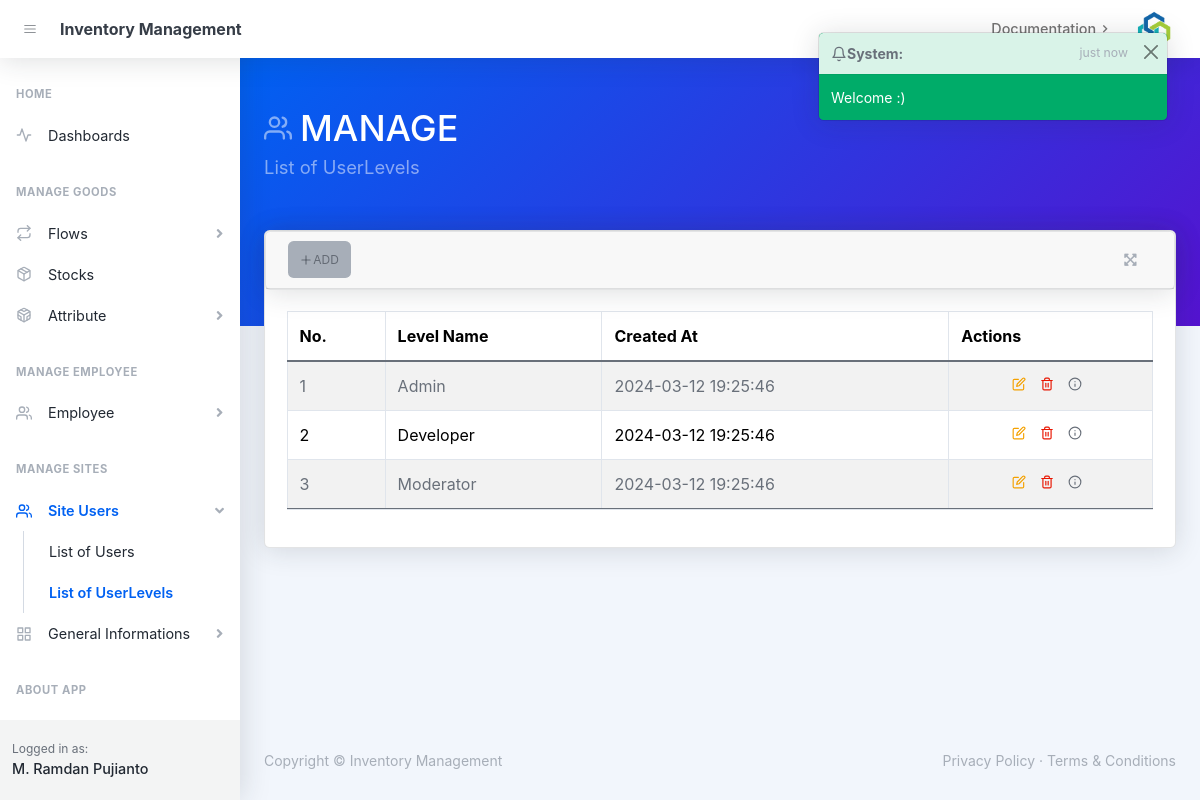
Page /mg_ulev.php (signed in) on the committed database.
### tables this page shows
CREATE TABLE tb_pegawai (
	NIK VARCHAR(5) NOT NULL PRIMARY KEY,
	nama_dpn VARCHAR(38) NOT NULL,
	nama_blk VARCHAR(38) NULL,
	alamat_dom TEXT(255) NULL,
	id_divisi INT(11) NOT NULL,
	created_at TIMESTAMP NOT NULL DEFAULT current_timestamp(),
	updated_at TIMESTAMP NOT NULL DEFAULT current_timestamp() ON UPDATE current_timestamp(),
	FOREIGN KEY (id_divisi) REFERENCES tb_divisi(id_divisi)
);

CREATE TABLE tb_level (
	 
	user_level VARCHAR(18) NOT NULL PRIMARY KEY,
	created_at TIMESTAMP NOT NULL DEFAULT current_timestamp(),
	updated_at TIMESTAMP NOT NULL DEFAULT current_timestamp() ON UPDATE current_timestamp()
);

### layouts/set_title.php (called while the page is built, shortened)
<?php
$app_domain = "https://cobra-crucial-cardinal.ngrok-free.app";
$currentUrl = $_SERVER['REQUEST_URI'];
if (strpos($currentUrl, 'index.php') !== false) {
    $pg_title = "Dashboard";
    $tbTxtref = "Dashboard";
    $tbPgref = "index.php";
} else if (strpos($currentUrl, 'mg_st.php') !== false) {
    $pg_title = "List of Goods Stocks";
    $tbTxtref = "Stock";
    $tbPgref = "mg_st.php";
} else if (strpos($currentUrl, 'mg_in.php') !== false) {
    $pg_title = "List of Incoming Goods";
    $tbTxtref = "Goods";
    $tbPgref = "mg_in.php";
} else if (strpos($currentUrl, 'mg_out.php') !== false) {
    $pg_title = "List of Outcoming Goods";
    $tbTxtref = "Goods";
    $tbPgref = "mg_out.php";
} else if (strpos($currentUrl, 'mg_goods.php') !== false) {
    $pg_title = "List of Goods";
    $tbTxtref = "Goods";
    $tbPgref = "mg_goods.php";
} else if (strpos($currentUrl, 'mg_parts.php') !== false) {
    $pg_title = "List of Parts";
    $tbTxtref = "Part";
    $tbPgref = "mg_parts.php";
} else if (strpos($currentUrl, 'mg_empl.php') !== false) {
    $pg_title = "List of Employee";
    $tbTxtref = "Employee";
    $tbPgref = "mg_empl.php";
} else if (strpos($currentUrl, 'mg_div.php') !== false) {
    $pg_title = "List of Divisions";
    $tbTxtref = "Division";
    $tbPgref = "mg_div.php";
} else if (strpos($currentUrl, 'mg_ulogins.php') !== false) {
    $pg_title = "List of UserLogins";
    $tbTxtref = "UserLogin";
    $tbPgref = "mg_ulogins.php";
} else if (strpos($currentUrl, 'mg_ulev.php') !== false) {
    $pg_title = "List of UserLevels";
    $tbTxtref = "UserLevel";
} else if (strpos($currentUrl, 'mg_blulogins.php') !== false) {
    $pg_title = "List of Blocked UserLogins";
    $tbTxtref = "UserLogin";
    $tbPgref = "mg_blulogins.php";
}

### pages/manages/mgmt_ulevels.php (the view, shortened to what this page needs)
<header class="page-header page-header-dark bg-gradient-primary-to-secondary pb-10">
    <div class="container-xl px-4">
        <div class="page-header-content pt-4">
            <div class="row align-items-center justify-content-between">
                <div class="col-auto mt-4">
                    <h1 class="page-header-title">
                        <div class="page-header-icon"><i data-feather="users"></i></div>
                        MANAGE
                    </h1>
                    <div class="page-header-subtitle"><?= $pg_title ?></div>
                </div>
            </div>
        </div>
    </div>
</header>
<div class="container-xl px-4 mt-n10">
    <div id="media_wrapper" class="card mb-4 editor-preview-full">
        <div class="card card-header-actions d-flex card-scroll">
            <div class="card-header">
                <div class="row">
                    <div class="col-auto m-0">
                        <button class="btn btn-menutable btn-icon btn-transparent-dark me-2" data-bs-toggle="modal" data-bs-target="#addUserLevelModal">
                            <i data-feather="plus"></i>
                            ADD
                        </button>
                    </div>
                </div>
                <div class="dropdown no-caret">
                    <button class="btn minMaxBtn btn-transparent-dark btn-icon" data-widget="fullscreen" id="areaChartDropdownExample0" role="button" aria-haspopup="true" aria-expanded="false" onclick="fullscreenFunct()"><i class="fas fa-expand-arrows-alt text-gray-500"></i></i></button>
                </div>
            </div>
        </div>
        <div class="card-body table-responsive-sm overflow-auto">
            <table id="datatablesSimple" cellspacing="0" class="table table-bordered table-striped">
                <thead>
                    <tr>
                        <th>No.</th>
                        <th>Level Name</th>
                        <th>Created At</th>
                        <th>Actions</th>
                    </tr>
                </thead>
                <tbody>
                    <?php
                    $cekdb = mysqli_query(
                        $conn,
                        "SELECT tb_level.user_level, tb_level.created_at
                            FROM tb_level
                        "
                    );
                    $showtotable = $cekdb;
                    ?>
                    <?php $i = 1;
                    while ($res = mysqli_fetch_assoc($showtotable)) :  ?>
                        <tr>
                            <td><?= $i++ ?></td>
                            <td><?= $res['user_level'] ?></td>
                            <td><?= $res['created_at'] ?></td>
                            <td class="align-middle align-content-sm-between justify-content-center">
                                <div class="d-flex align-content-sm-between justify-content-center align-middle">
                                    <a id="<?= $res['user_level'] ?>" data-bs-toggle="modal" data-bs-target="#editDivisionModal" onclick="tfIDULEV(event, this.id)" class="view_data btn btn-datatable btn-icon btn-transparent-dark me-2">
                                        <i class="fi-ic-yellow" data-feather="edit"></i>
                                    </a>
                                    <a name="btnDelSelectedDiv" href="/fungsi/ulevels_funct.php?act=del&usrname=<?= $res['user_level'] ?>" class="btn btn-datatable btn-icon btn-transparent-dark me-2" onclick="return confirm('Are you sure want to delete *<?= $tbTxtref ?>(<?= $res['user_level'] ?>) ?')">
                                        <i class="fi-ic-red" data-feather="trash-2"></i>
                                    </a>
                                    <a href="#" class="show_data btn btn-datatable btn-icon btn-transparent-dark me-2">
                                        <i class="fi-ic-gray" data-feather="info"></i>
                                    </a>
                                </div>
                            </td>
                        </tr>
                    <?php endwhile; ?>
                </tbody>
            </table>
        </div>
    </div>
</div>

### layouts/nav/side_nav.php (shortened to what this page needs)
<div id="layoutSidenav">
    <div id="layoutSidenav_nav">
        <nav class="sidenav shadow-right sidenav-light">
            <div class="sidenav-menu">
                <div class="nav accordion" id="accordionSidenav">
                    <div class="sidenav-menu-heading m-0 mt-0">Home</div>
                    <a class="nav-link collapsed" aria-expanded="false" aria-controls="collapseDashboards"
                        href="<?= $app_domain ?>">
                        <div class="nav-link-icon"><i data-feather="activity"></i></div>
                        Dashboards
                    </a>
                    <div class="sidenav-menu-heading">Manage Goods</div>
                    <a class="nav-link collapsed" href="javascript:void(0);" data-bs-toggle="collapse"
                        data-bs-target="#collapseFlows" aria-expanded="false" aria-controls="collapseFlows">
                        <div class="nav-link-icon"><i data-feather="repeat"></i></div>
                        Flows
                        <div class="sidenav-collapse-arrow"><i class="fas fa-angle-down"></i></div>
                    </a>
                    <a class="nav-link collapsed" href="mg_st.php" data-bs-toggle="" data-bs-target=""
                        aria-expanded="false" aria-controls="collapseSoG">
                        <div class="nav-link-icon"><i data-feather="package"></i></div>
                        Stocks
                    </a>
                    <a class="nav-link collapsed" href="javascript:void(0);" data-bs-toggle="collapse"
                        data-bs-target="#collapseGoodsAttribute" aria-expanded="false" aria-controls="collapseFlows">
                        <div class="nav-link-icon"><i data-feather="codesandbox"></i></div>
                        Attribute
                        <div class="sidenav-collapse-arrow"><i class="fas fa-angle-down"></i></div>
                    </a>
                    <div class="sidenav-menu-heading">Manage Employee</div>
                    <a class="nav-link collapsed" href="javascript:void(0);" data-bs-toggle="collapse"
                        data-bs-target="#appsCollapseUserManagement" aria-expanded="false"
                        aria-controls="appsCollapseUserManagement">
                        <div class="nav-link-icon"><i data-feather="users"></i></div>
                        Employee
                        <div class="sidenav-collapse-arrow"><i class="fas fa-angle-down"></i></div>
                    </a>
                    <div class="sidenav-menu-heading">Manage Sites</div>
                    <a class="nav-link collapsed" href="javascript:void(0);" data-bs-toggle="collapse"
                        data-bs-target="#appsCollapseUserLogins" aria-expanded="false"
                        aria-controls="appsCollapseUserManagement">
                        <div class="nav-link-icon"><i data-feather="users"></i></div>
                        Site Users
                        <div class="sidenav-collapse-arrow"><i class="fas fa-angle-down"></i></div>
                    </a>
                    <div class="collapse" id="appsCollapseUserLogins" data-bs-parent="#accordionSidenavAppsMenu">
                        <nav class="sidenav-menu-nested nav">
                            <a class="nav-link" href="mg_ulogins.php">List of Users</a>
                            <a class="nav-link" href="mg_ulev.php">List of UserLevels</a>
                        </nav>
                    </div>
                    <a class="nav-link collapsed" href="javascript:void(0);" data-bs-toggle="collapse"
                        data-bs-target="#collapsePages" aria-expanded="false" aria-controls="collapsePages">
                        <div class="nav-link-icon"><i data-feather="grid"></i></div>
                        General Informations
                        <div class="sidenav-collapse-arrow"><i class="fas fa-angle-down"></i></div>
                    </a>
                    <div class="sidenav-menu-heading">About App</div>
                    <a class="nav-link collapsed" href="javascript:void(0);" data-bs-toggle="modal"
                        data-bs-target="#aboutAppModal" aria-expanded="false" aria-controls="collapsePages">
                    </a>
                </div>
            </div>
            <div class="sidenav-footer">
                <div class="sidenav-footer-content">
                    <div class="sidenav-footer-subtitle">Logged in as:</div>
                    <?php
                    if (isset($_SESSION['log']) && $_SESSION['log'] === 'true') {
                        $loggedin_nik = $_SESSION['loggedin_nik'];
                        $cekdb = mysqli_query(
                            $conn,
                            "SELECT tb_pegawai.nama_dpn, tb_pegawai.nama_blk, tb_pegawai.alamat_dom, tb_pegawai.created_at, tb_pegawai.updated_at, tb_level.user_level
                            FROM tb_login
                            INNER JOIN tb_pegawai ON tb_login.NIK = tb_pegawai.NIK
                            INNER JOIN tb_level ON tb_login.user_level = tb_level.user_level
                            WHERE tb_login.NIK = '$loggedin_nik';
                            "
                        );
                        $data = mysqli_fetch_all($cekdb, MYSQLI_ASSOC);
                        $nama_dpn = $_SESSION['nama_dpn'] = $data[0]['nama_dpn'];
                        $nama_blk = $_SESSION['nama_blk'] = $data[0]['nama_blk'];
                        $nama_lnkp =  "$nama_dpn " . "$nama_blk";
                        if (strlen($nama_lnkp) <= 22) {
                            $nama_lnkp =  "$nama_dpn " . "$nama_blk";
                        } else {
                            $nama_lnkp =  "$nama_dpn ";
                        }
                    } else {
                        $nama_lnkp =  "None";
                    }
                    ?>
                    <div class="sidenav-footer-title overflow-auto"><?= $nama_lnkp ?></div>
                </div>
            </div>
        </nav>
    </div>
    <div id="layoutSidenav_content">

### layouts/header.php (style rules this page uses)
th { text-align: start !important; vertical-align: middle !important; }
td { vertical-align: middle !important; }
#media_wrapper { transform: scale(1, 1); object-fit: cover; }
.btn-menutable { height: fit-content !important; width: fit-content !important; padding: 8pt !important; font-size: 0.75rem; border-radius: 0.35rem !important; }
.btn-menutable { background-color: var(--bs-gray-500) !important; }
.fi-ic-red { color: #e81500; }
.fi-ic-yellow { color: #f4a100; }
.fi-ic-gray { color: #69707a; }

### rows in the picture
tb_pegawai: nama_lnkp "M. Ramdan Pujianto"
tb_level: user_level "Admin", created_at "2024-03-12 19:25:46"
tb_level: user_level "Developer", created_at "2024-03-12 19:25:46"
tb_level: user_level "Moderator", created_at "2024-03-12 19:25:46"

### other values in the picture
$app_name "Inventory Management"
$pg_title "List of UserLevels"
